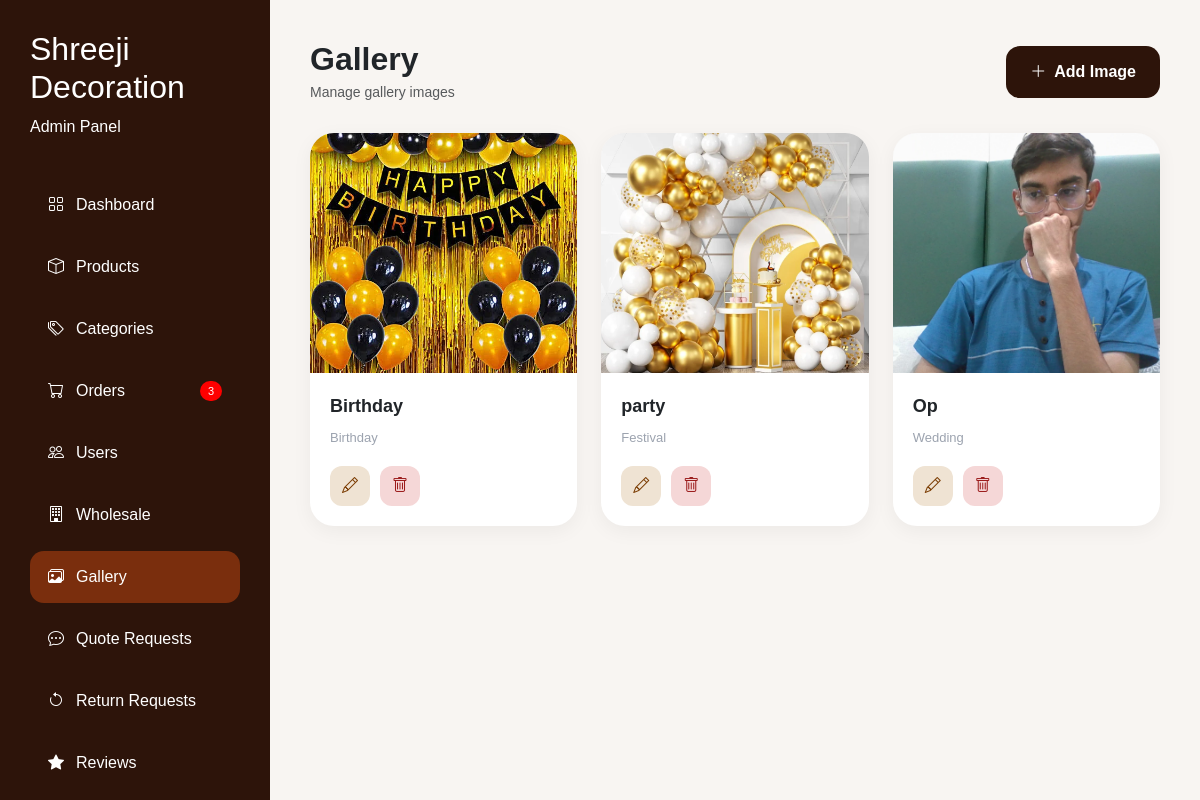
The page /admin/gallery.php (signed in) on the database its author committed.
### tables this page shows
CREATE TABLE `gallery` (
  `id` int(11) NOT NULL,
  `title` varchar(255) DEFAULT NULL,
  `image` varchar(255) DEFAULT NULL,
  `category` varchar(100) DEFAULT NULL,
  `status` int(11) DEFAULT 1
);

### admin/gallery.php (the view, shortened to what this page needs)
<?php
require_once '../config/db.php';
$gallery = mysqli_query(
    $conn,
    "SELECT * FROM gallery ORDER BY id DESC"
);
?>
<!DOCTYPE html>
<html>
<head>
    <link href="https://cdn.jsdelivr.net/npm/bootstrap@5.3.3/dist/css/bootstrap.min.css" rel="stylesheet">
    <link rel="stylesheet" href="https://cdn.jsdelivr.net/npm/bootstrap-icons@1.11.3/font/bootstrap-icons.min.css">
</head>
<body>
    <?php include 'includes/sidebar.php'; ?>
    <div class="main-content">
        <div class="top-bar">
            <div>
                <h2 class="fw-bold mb-1">
                    Gallery
                </h2>
                <p class="text-muted mb-0" style="font-size:14px;">
                    Manage gallery images
                </p>
            </div>
            <a href="add-gallery.php"
                class="add-btn">
                <i class="bi bi-plus-lg"></i>
                Add Image
            </a>
        </div>
        <div class="row g-4">
            <?php while ($row = mysqli_fetch_assoc($gallery)) {
                $imageExists = file_exists(__DIR__ . '/../uploads/gallery/' . $row['image']);
            ?>
                <div class="col-lg-4 col-md-6">
                    <div class="gallery-card">
                        <?php if ($imageExists) { ?>
                            <img src="../uploads/gallery/<?php echo $row['image']; ?>"
                                class="gallery-img">
                        <?php } ?>
                        <div class="gallery-body">
                            <div class="gallery-title">
                                <?php echo $row['title']; ?>
                            </div>
                            <div class="gallery-category">
                                <?php echo $row['category']; ?>
                            </div>
                            <div class="action-group">
                                <a href="edit-gallery.php?id=<?php echo $row['id']; ?>"
                                    class="action-btn edit-btn">
                                    <i class="bi bi-pencil"></i>
                                </a>
                                <a href="delete-gallery.php?id=<?php echo $row['id']; ?>"
                                    class="action-btn delete-btn"
                                    onclick="return confirm('Delete this gallery image?')">
                                    <i class="bi bi-trash"></i>
                                </a>
                            </div>
                        </div>
                    </div>
                </div>
            <?php } ?>
        </div>
    </div>
</body>
</html>

### admin/gallery.php (style rules this page uses)
body { background: #f8f5f2; font-family: Poppins, sans-serif; }
.main-content { margin-left: 270px; padding: 40px; }
.top-bar { display: flex; justify-content: space-between; align-items: center; margin-bottom: 30px; }
.add-btn { display: inline-flex; align-items: center; gap: 8px; background: #2d140a; color: #fff; border: none; padding: 14px 24px; border-radius: 14px; font-weight: 600; text-decoration: none; }
.gallery-card { background: #fff; border-radius: 24px; overflow: hidden; box-shadow: 0 5px 20px rgba(0, 0, 0, 0.05); }
.gallery-img { width: 100%; height: 240px; object-fit: cover; background: #f3f0ec; }
.gallery-body { padding: 20px; }
.gallery-title { font-size: 18px; font-weight: 700; margin-bottom: 8px; }
.gallery-category { color: #9CA3AF; font-size: 13px; }
.action-group { display: flex; gap: 10px; margin-top: 18px; }
.action-btn { width: 40px; height: 40px; border-radius: 12px; display: flex; align-items: center; justify-content: center; text-decoration: none; }
.edit-btn { background: #EFE3D3; color: #7A3B00; }
.delete-btn { background: #F5D7D7; color: #9B1C1C; }

### rows shown on the page
gallery: image (picture), title "Birthday", category "Birthday"
gallery: image (picture), title "party", category "Festival"
gallery: image (picture), title "Op", category "Wedding"

### other values the page prints
$newOrders "3"
